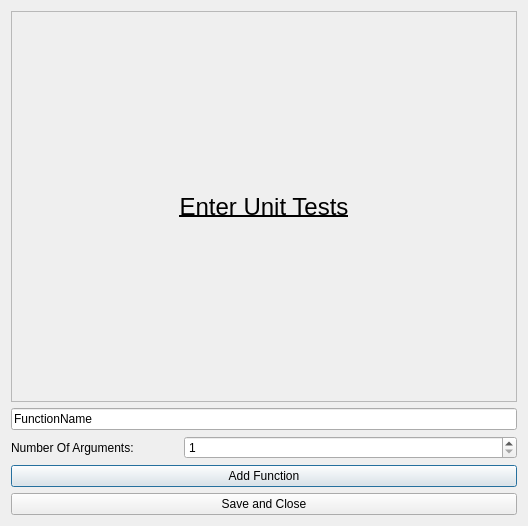
<?xml version="1.0" encoding="UTF-8"?>
<ui version="4.0">
 <class>Dialog</class>
 <widget class="QDialog" name="Dialog">
  <property name="geometry">
   <rect>
    <x>0</x>
    <y>0</y>
    <width>528</width>
    <height>526</height>
   </rect>
  </property>
  <property name="windowTitle">
   <string>Unit Test Entry</string>
  </property>
  <layout class="QVBoxLayout" name="verticalLayout">
   <item>
    <widget class="QScrollArea" name="scrollArea">
     <property name="widgetResizable">
      <bool>true</bool>
     </property>
     <widget class="QWidget" name="scrollAreaWidgetContents">
      <property name="geometry">
       <rect>
        <x>0</x>
        <y>0</y>
        <width>508</width>
        <height>379</height>
       </rect>
      </property>
      <layout class="QVBoxLayout" name="verticalLayout_3">
       <item>
        <layout class="QVBoxLayout" name="verticalLayout_2" stretch="0,1">
         <item>
          <widget class="QLabel" name="label">
           <property name="font">
            <font>
             <pointsize>18</pointsize>
             <underline>true</underline>
            </font>
           </property>
           <property name="text">
            <string>Enter Unit Tests</string>
           </property>
           <property name="alignment">
            <set>Qt::AlignCenter</set>
           </property>
          </widget>
         </item>
         <item>
          <layout class="QVBoxLayout" name="Functions"/>
         </item>
        </layout>
       </item>
      </layout>
     </widget>
    </widget>
   </item>
   <item>
    <widget class="QLineEdit" name="FunctionName">
     <property name="text">
      <string>FunctionName</string>
     </property>
    </widget>
   </item>
   <item>
    <layout class="QHBoxLayout" name="horizontalLayout" stretch="1,2">
     <item>
      <widget class="QLabel" name="label_2">
       <property name="text">
        <string>Number Of Arguments:</string>
       </property>
      </widget>
     </item>
     <item>
      <widget class="QSpinBox" name="NumArguments">
       <property name="minimum">
        <number>1</number>
       </property>
      </widget>
     </item>
    </layout>
   </item>
   <item>
    <widget class="QPushButton" name="addFunctionButton">
     <property name="text">
      <string>Add Function</string>
     </property>
    </widget>
   </item>
   <item>
    <widget class="QPushButton" name="closeButton">
     <property name="text">
      <string>Save and Close</string>
     </property>
    </widget>
   </item>
  </layout>
 </widget>
 <resources/>
 <connections/>
</ui>
